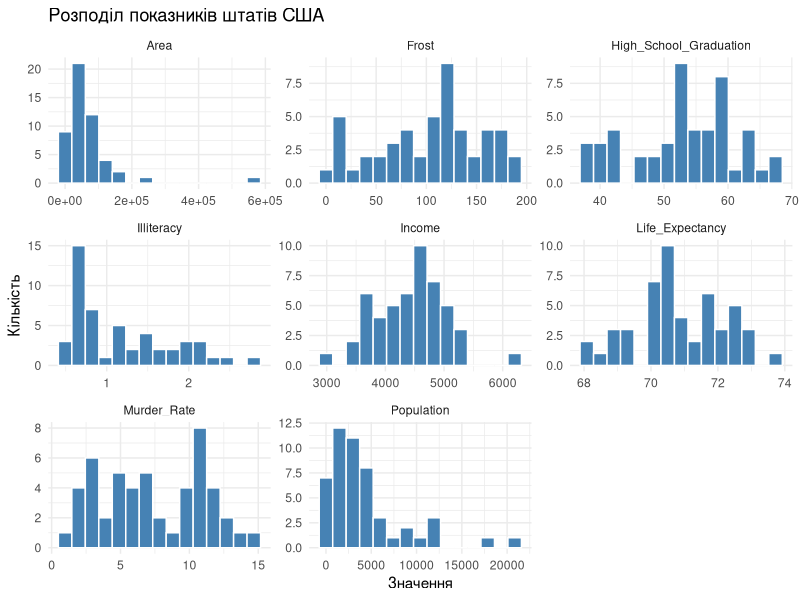
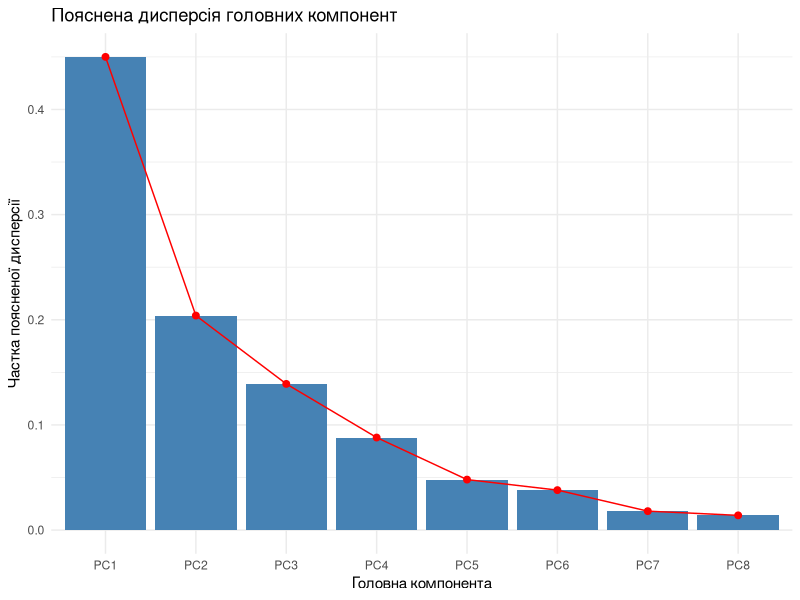
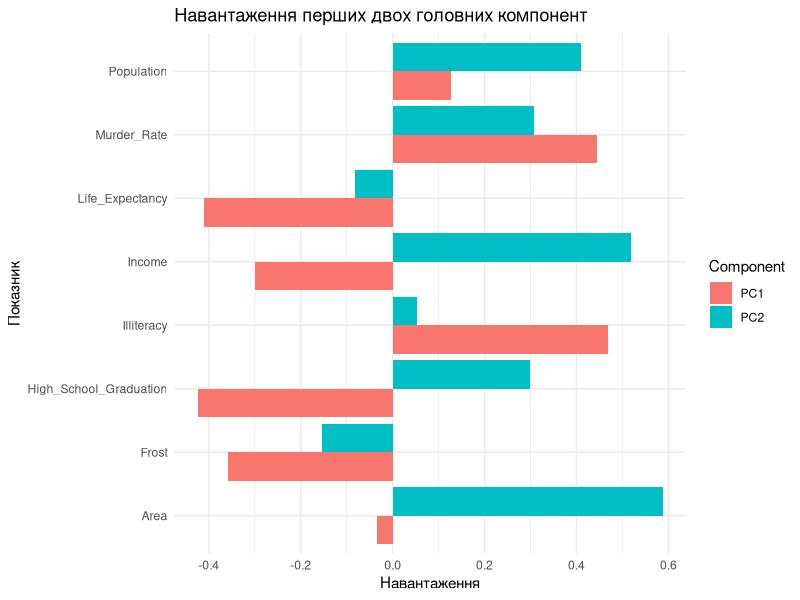
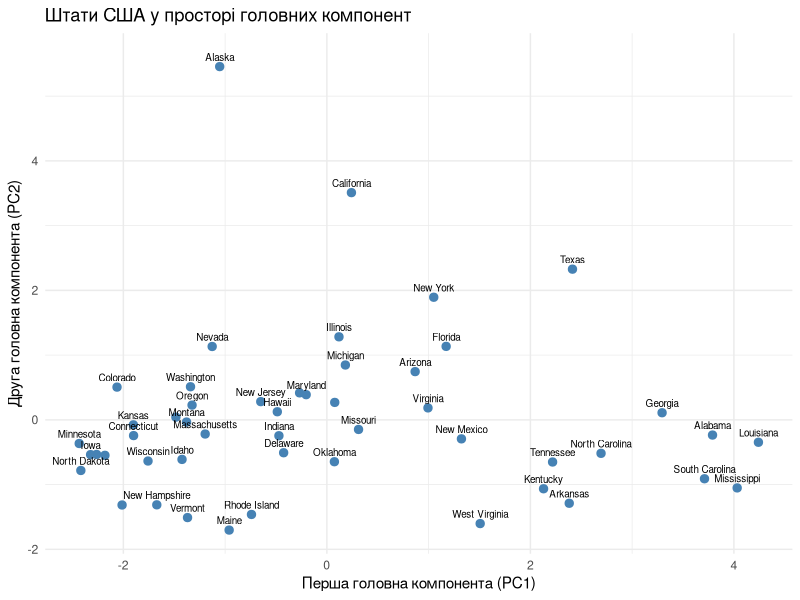
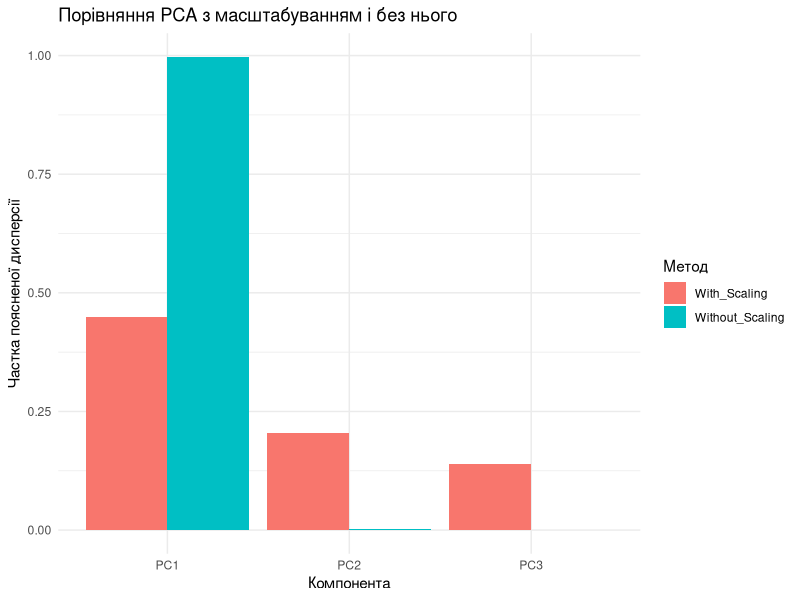
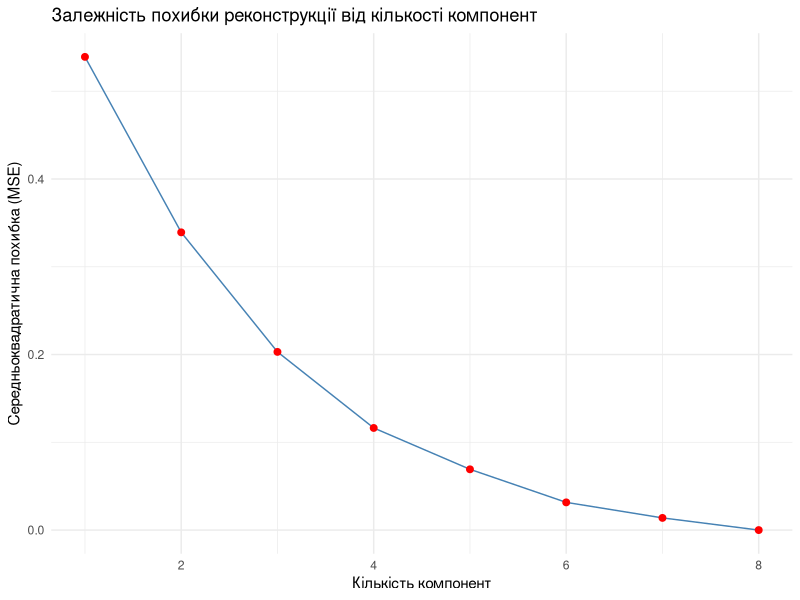

Generate these figures, in order, with R:
## ---- chunk 1
library(tidyverse)

data("state.x77")

states <- as.data.frame(state.x77) |>
  rownames_to_column("state")

head(states)
## ---- chunk 2
features <- states |>
  transmute(
    state,
    Population,
    Income,
    Illiteracy,
    Life_Expectancy = `Life Exp`,
    Murder_Rate = Murder,
    High_School_Graduation = `HS Grad`,
    Frost,
    Area
  )

summary(features)
## ---- chunk 3
X <- features |>
  select(-state) |>
  as.matrix()

cat("Кількість штатів:", nrow(X), "\n")
cat("Кількість показників:", ncol(X), "\n")
cat("Пропущені значення:", sum(is.na(X)), "\n")
cat("Дублікати назв штатів:", anyDuplicated(features$state), "\n")
## ---- chunk 4
features |>
  select(-state) |>
  pivot_longer(
    cols = everything(),
    names_to = "Показник",
    values_to = "Значення"
  ) |>
  ggplot(aes(x = Значення)) +
  geom_histogram(bins = 15, fill = "steelblue", color = "white") +
  facet_wrap(~Показник, scales = "free") +
  theme_minimal() +
  labs(
    title = "Розподіл показників штатів США",
    x = "Значення",
    y = "Кількість"
  )
## ---- chunk 5
cor_matrix <- cor(X)
round(cor_matrix, 2)
## ---- chunk 6
pca <- prcomp(X, center = TRUE, scale. = TRUE)

summary(pca)
## ---- chunk 7
eigenvalues <- pca$sdev^2

variance_table <- data.frame(
  Component = paste0("PC", seq_along(eigenvalues)),
  Eigenvalue = eigenvalues,
  Explained_Variance = eigenvalues / sum(eigenvalues),
  Cumulative_Variance = cumsum(eigenvalues / sum(eigenvalues))
)

variance_table[, 2:4] <- round(variance_table[, 2:4], 3)
variance_table
## ---- chunk 8
variance_table |>
  ggplot(aes(x = Component, y = Explained_Variance)) +
  geom_col(fill = "steelblue") +
  geom_line(aes(group = 1), color = "red") +
  geom_point(color = "red", size = 2) +
  theme_minimal() +
  labs(
    title = "Пояснена дисперсія головних компонент",
    x = "Головна компонента",
    y = "Частка поясненої дисперсії"
  )
## ---- chunk 9
k80 <- which(variance_table$Cumulative_Variance >= 0.80)[1]

cat("Кількість компонент для пояснення 80% дисперсії:", k80, "\n")
cat("Сумарна пояснена дисперсія:",
    round(variance_table$Cumulative_Variance[k80], 3))
## ---- chunk 10
loadings <- as.data.frame(pca$rotation) |>
  rownames_to_column("Feature")

head(loadings)
## ---- chunk 11
loadings |>
  select(Feature, PC1, PC2) |>
  pivot_longer(
    cols = c(PC1, PC2),
    names_to = "Component",
    values_to = "Loading"
  ) |>
  ggplot(aes(x = Feature, y = Loading, fill = Component)) +
  geom_col(position = "dodge") +
  coord_flip() +
  theme_minimal() +
  labs(
    title = "Навантаження перших двох головних компонент",
    x = "Показник",
    y = "Навантаження"
  )
## ---- chunk 12
scores <- as.data.frame(pca$x[, 1:2]) |>
  bind_cols(features |> select(state))

ggplot(scores, aes(x = PC1, y = PC2, label = state)) +
  geom_point(color = "steelblue", size = 2.5) +
  geom_text(size = 2.5, nudge_y = 0.15, check_overlap = TRUE) +
  theme_minimal() +
  labs(
    title = "Штати США у просторі головних компонент",
    x = "Перша головна компонента (PC1)",
    y = "Друга головна компонента (PC2)"
  )
## ---- chunk 13
pca_no_scale <- prcomp(X, center = TRUE, scale. = FALSE)

comparison <- data.frame(
  Component = paste0("PC", 1:3),
  With_Scaling = (pca$sdev^2 / sum(pca$sdev^2))[1:3],
  Without_Scaling = (pca_no_scale$sdev^2 /
                       sum(pca_no_scale$sdev^2))[1:3]
)

comparison
## ---- chunk 14
comparison |>
  pivot_longer(
    cols = c(With_Scaling, Without_Scaling),
    names_to = "Method",
    values_to = "Explained_Variance"
  ) |>
  ggplot(aes(x = Component, y = Explained_Variance, fill = Method)) +
  geom_col(position = "dodge") +
  theme_minimal() +
  labs(
    title = "Порівняння PCA з масштабуванням і без нього",
    x = "Компонента",
    y = "Частка поясненої дисперсії",
    fill = "Метод"
  )
## ---- chunk 15
Z <- scale(X)

reconstruction <- data.frame(
  Components = 1:ncol(X),
  MSE = sapply(1:ncol(X), function(k) {
    scores_k <- pca$x[, 1:k, drop = FALSE]
    loadings_k <- pca$rotation[, 1:k, drop = FALSE]
    Z_hat <- scores_k %*% t(loadings_k)
    mean((Z - Z_hat)^2)
  })
)

reconstruction
## ---- chunk 16
ggplot(reconstruction, aes(x = Components, y = MSE)) +
  geom_line(color = "steelblue") +
  geom_point(size = 2, color = "red") +
  theme_minimal() +
  labs(
    title = "Залежність похибки реконструкції від кількості компонент",
    x = "Кількість компонент",
    y = "Середньоквадратична похибка (MSE)"
  )
## ---- chunk 17
dir.create("results", showWarnings = FALSE)

write.csv(
  variance_table,
  "results/pca_variance.csv",
  row.names = FALSE
)

write.csv(
  loadings,
  "results/pca_loadings.csv",
  row.names = FALSE
)

write.csv(
  scores,
  "results/pca_scores.csv",
  row.names = FALSE
)

write.csv(
  reconstruction,
  "results/pca_reconstruction.csv",
  row.names = FALSE
)

cat("Результати збережено в папці results.")
